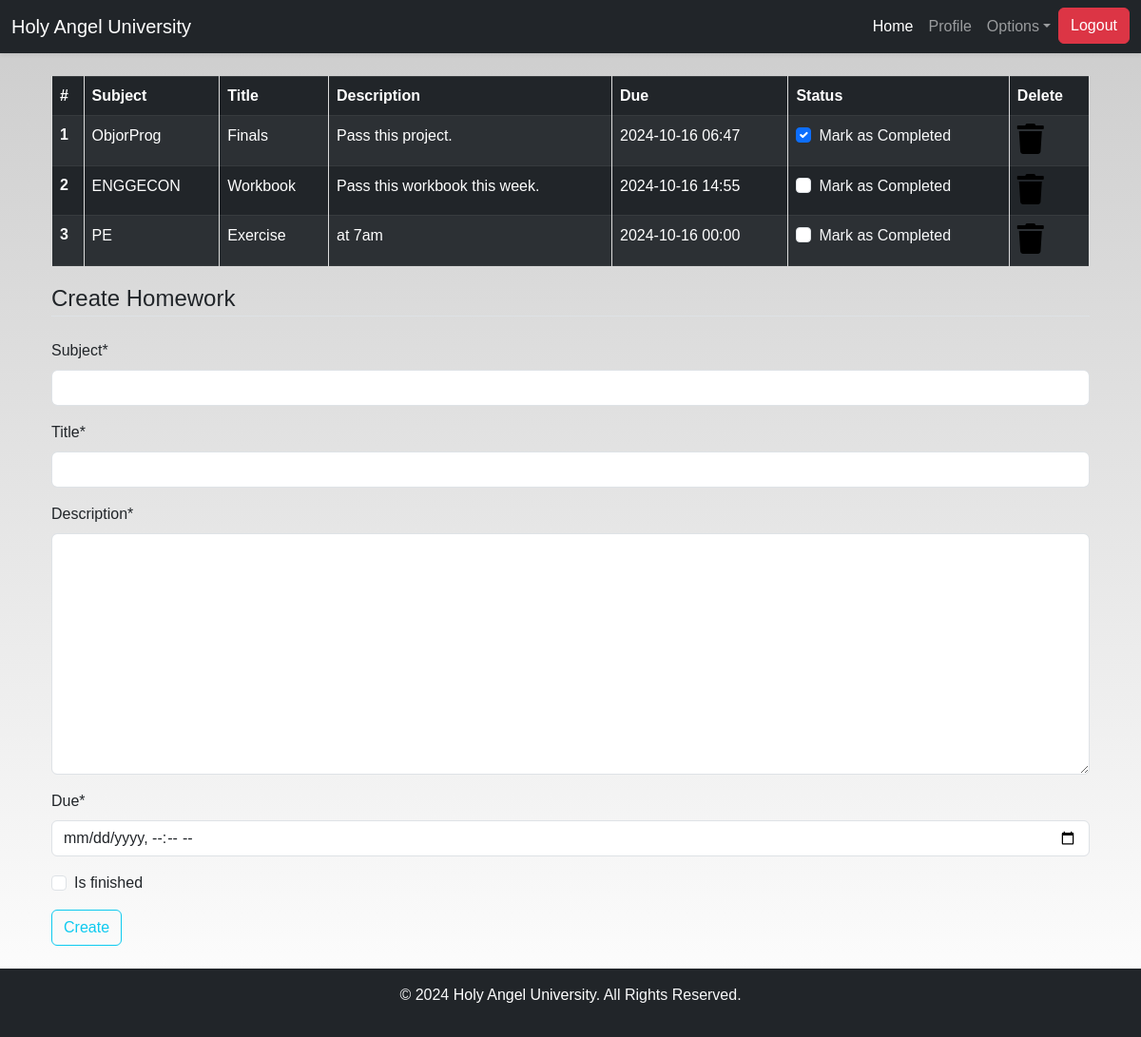
/homework (signed in), run on an earlier commit of the app's database.
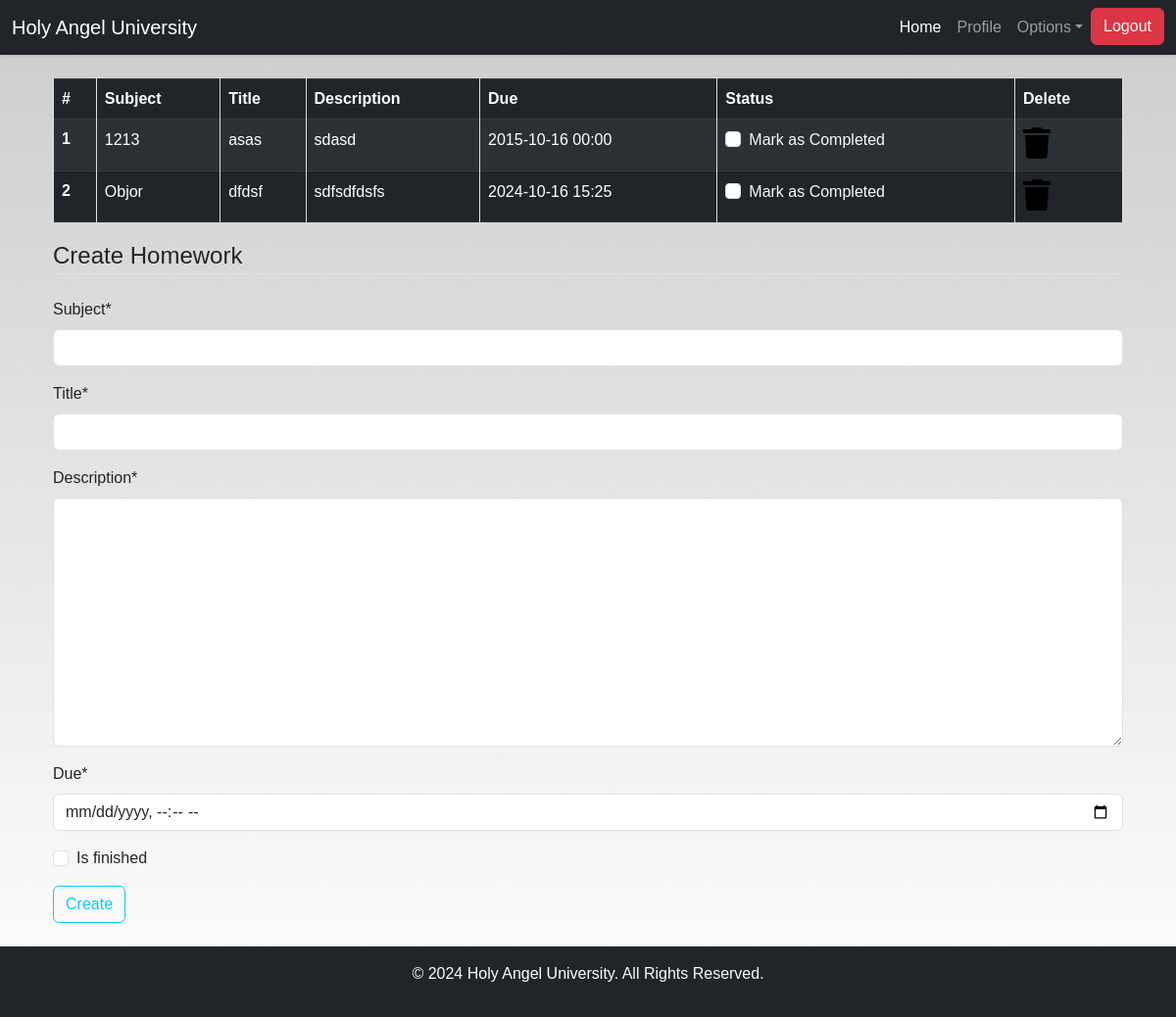
And on a later commit of the database.
### dashboard/models.py (models this page shows, shortened)
class Homework(models.Model):
    user = models.ForeignKey(User, on_delete=models.CASCADE)
    subject = models.CharField(max_length=50)
    title = models.CharField(max_length=100)
    description = models.TextField()
    due = models.DateTimeField()
    is_finished = models.BooleanField(default=False)

### dashboard/views.py (the view)
# urls.py: path('homework', views.homework, name="homework"),
def homework(request):
    if request.method == "POST":
        form = HomeworkForm(request.POST)
        if form.is_valid():
            homework_instance = Homework(
                user=request.user,
                **form.cleaned_data
            )
            homework_instance.save()
            messages.success(request, f"{request.user.username}, your homework has been saved.")
            return redirect("homework")  # Redirect after successful save
    else:
        form = HomeworkForm()
    homework_list = Homework.objects.filter(user=request.user)
    context = {
        'homeworks': homework_list,
        'homeworks_done': not homework_list.exists(),
        'form': form,
    }
    return render(request, 'dashboard/homework.html', context)

### dashboard/forms.py
class HomeworkForm(forms.ModelForm):
    class Meta:
        model = Homework
        fields = ['subject', 'title', 'description', 'due', 'is_finished']
        widgets = {
            'due': DateTimeInput(attrs={'type': 'datetime-local'}),
        }

### dashboard/templates/dashboard/homework.html (shortened to what this page needs)
{% extends 'dashboard/base.html' %}
{% load static %}
{% load crispy_forms_tags %}
{% block content %}
<div class="container">
    {% if not homework_done %}
        <table class="table table-striped table-bordered table-hover table-dark">
            <thead>
                <tr>
                    <th scope="col">#</th>
                    <th scope="col">Subject</th>
                    <th scope="col">Title</th>
                    <th scope="col">Description</th>
                    <th scope="col">Due</th>
                    <th scope="col">Status</th>
                    <th scope="col">Delete</th>
                </tr>
            </thead>
            <tbody>
                {% for homework in homeworks %}
                    <tr>
                        <th scope="row">{{ forloop.counter }}</th>
                        <td>{{ homework.subject }}</td>
                        <td>{{ homework.title }}</td>
                        <td>{{ homework.description }}</td>
                        <td>{{ homework.due|date:"Y-m-d H:i" }}</td>
                        <td>
                            <a href="{% url 'update-homework' homework.id %}">
                                <div class="form-check">
                                    {% if homework.is_finished %}
                                        <input class="form-check-input" type="checkbox" value="" checked>
                                    {% else %}
                                        <input class="form-check-input" type="checkbox" value="">
                                    {% endif %}
                                    <label class="form-check-label text-light" for="flexCheckDefault">
                                        Mark as Completed
                                    </label>
                                </div>
                            </a>
                        </td>
                        <td>
                            <a href="{% url 'delete-homework' homework.id %}">
                                <i class="fa fa-trash fa-2x"></i>
                            </a>
                        </td>
                    </tr>
                {% endfor %}
            </tbody>
        </table>
    {% else %}
        <h4>All homeworks are completed!! Create to have more!!</h4>
    {% endif %}
</div>
<div class="container">
    <form method="POST">
        <fieldset class="form-group">
            <legend class="border-bottom mb-4">Create Homework</legend>
            {{ form | crispy }}
        </fieldset>
        <div class="form-group">
            <button class="btn btn-outline-info" type="submit">
                Create
            </button>
        </div>
    </form>
</div>
{% endblock content %}

### dashboard/templates/dashboard/base.html (shortened to what this page needs)
<!DOCTYPE html>
{% load static %}
<html lang="en">
<head>
  <link href="https://cdn.jsdelivr.net/npm/bootstrap@5.3.0-alpha1/dist/css/bootstrap.min.css" rel="stylesheet">
  <link rel="stylesheet" href="https://use.fontawesome.com/releases/v5.7.2/css/all.css" />
  <link rel="stylesheet" href="{% static 'css/main.css' %}" />
</head>
<body>
  <header>
    <nav class="navbar navbar-expand-lg navbar-dark bg-dark shadow-sm">
      <div class="container-fluid">
        <a class="navbar-brand" href="https://www.hau.edu.ph/" target="_blank" style="color: white; text-decoration: none;">Holy Angel University</a>
        <div class="collapse navbar-collapse justify-content-end" id="navbarSupportedContent">
          <ul class="navbar-nav mb-2 mb-lg-0">
            <li class="nav-item">
              <a class="nav-link active" aria-current="page" href="{% url 'home' %}">Home</a>
            </li>
            {% if user.is_authenticated %}
            <li class="nav-item">
              <a class="nav-link" href="{% url 'profile' %}">Profile</a>
            </li>
            <li class="nav-item dropdown">
              <a class="nav-link dropdown-toggle" href="#" id="navbarDropdown" role="button" data-bs-toggle="dropdown" aria-expanded="false">Options</a>
            </li>
            <li class="nav-item">
              <form action="{% url 'logout' %}" method="post" class="d-inline">
                <button type="submit" class="btn btn-danger">Logout</button>
              </form>
            </li>
            {% endif %}
          </ul>
        </div>
      </div>
    </nav>
  </header>
  <main class="py-4">
    <div class="container">
      {% block content %}
      {% endblock %}
    </div>
  </main>
  <footer class="bg-dark text-light text-center py-3 mt-auto">
    <p>&copy; 2024 <a href="https://www.hau.edu.ph/" target="_blank" style="color: white; text-decoration: none;">Holy Angel University</a>. All Rights Reserved.</p>
  </footer>
</body>
</html>

### static/css/main.css (style rules this page uses)
html { scroll-behavior: smooth; height: 100%; width: 100%; }
body { background: linear-gradient(rgba(0, 0, 0, 0.2), rgba(255, 255, 255, 0.5)); background-repeat: no-repeat; max-width: 100%; overflow-x: hidden; font-family: Arial, sans-serif; }
main { padding: 20px; }
footer { background-color: #f8f9fa; text-align: center; position: relative; bottom: 0; width: 100%; padding: 15px 0; }
.navbar { background-color: rgb(0, 0, 0); }
a { text-decoration: none; color: black; }
.fa { color: black; }
footer { margin-bottom: 0; padding-bottom: 0; }
table { width: 100%; border-collapse: collapse; margin-bottom: 20px; }
td, th { padding: 10px 15px; text-align: left; border: 1px solid #dddddd; }
th { background-color: rgb(152, 214, 230); }
td { line-height: 1.6; }

What changed in the data, as far as the page shows it:
removed Homework: subject "ObjorProg", title "Finals", description "Pass this project.", due "2024-10-16 06:47"
removed Homework: subject "ENGGECON", title "Workbook", description "Pass this workbook this week.", due "2024-10-16 14:55"
removed Homework: subject "PE", title "Exercise", description "at 7am", due "2024-10-16 00:00"
added Homework: subject "1213", title "asas", description "sdasd", due "2015-10-16 00:00"
added Homework: subject "Objor", title "dfdsf", description "sdfsdfdsfs", due "2024-10-16 15:25"
